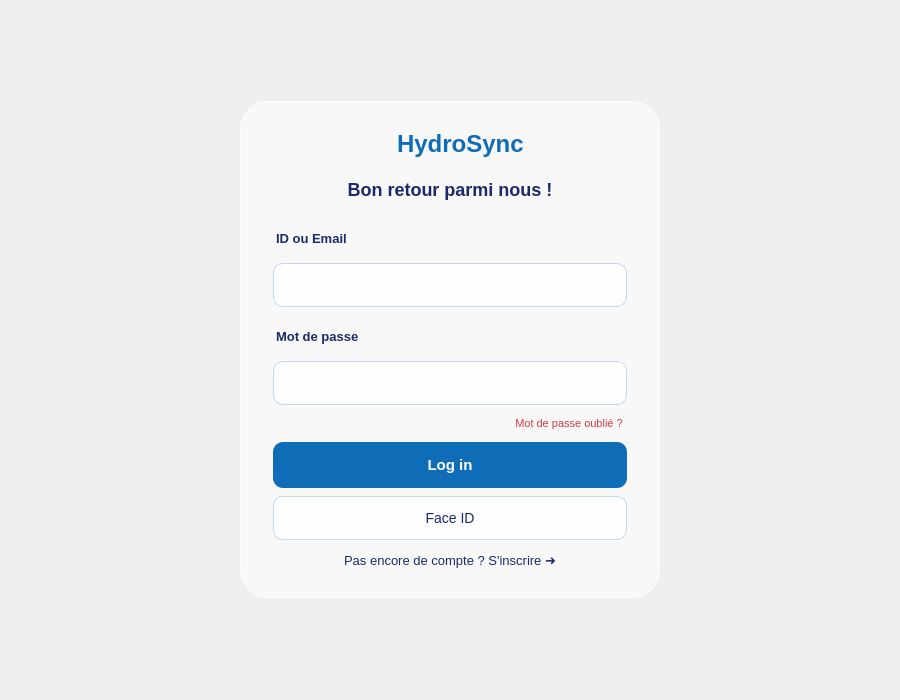
<?xml version="1.0" encoding="UTF-8"?>
<ui version="4.0">
 <class>Login</class>
 <widget class="QMainWindow" name="Login">
  <property name="geometry">
   <rect>
    <x>0</x>
    <y>0</y>
    <width>900</width>
    <height>700</height>
   </rect>
  </property>
  <property name="minimumSize">
   <size>
    <width>520</width>
    <height>700</height>
   </size>
  </property>
  <property name="windowTitle">
   <string>HydroSync</string>
  </property>
  <widget class="QWidget" name="centralwidget">
   <layout class="QGridLayout" name="gridLayoutCentralLogin">
    <property name="leftMargin">
     <number>0</number>
    </property>
    <property name="topMargin">
     <number>0</number>
    </property>
    <property name="rightMargin">
     <number>0</number>
    </property>
    <property name="bottomMargin">
     <number>0</number>
    </property>
    <item row="0" column="0">
     <widget class="LoginFondWidget" name="containerLogin">
      <property name="styleSheet">
       <string notr="true">
/* ===== Carte glassmorphism ===== */
#carteLogin {
    background-color: rgba(255, 255, 255, 150);
    border: 1px solid rgba(255, 255, 255, 200);
    border-radius: 28px;
}
#SWLogin, #PLoginConnexion, #PLoginInscription {
    background: transparent;
}

/* ===== Textes ===== */
QLabel {
    background: transparent;
    color: #1B2A6B;
    font-family: "Inter", "Segoe UI", sans-serif;
    font-size: 13px;
}
#lblTitreLogin { color: #0F6CB6; font-size: 24px; font-weight: bold; }
#lblBienvenueConnexionLogin, #lblBienvenueInscriptionLogin {
    font-size: 18px; font-weight: 600; margin-bottom: 4px;
}
#lblIdConnexionLogin, #lblMdpConnexionLogin,
#lblIdInscriptionLogin, #lblMdpInscriptionLogin, #lblConfirmationInscriptionLogin {
    font-weight: bold; margin-top: 4px;
}

/* ===== Champs de saisie ===== */
QLineEdit {
    background-color: rgba(255, 255, 255, 235);
    border: 1px solid rgba(15, 108, 182, 60);
    border-radius: 10px;
    padding: 4px 10px;
    color: #1B2A6B;
    font-size: 14px;
}
QLineEdit:hover { border: 1px solid rgba(15, 108, 182, 150); }
QLineEdit:focus { border: 2px solid #0F6CB6; }

/* ===== Boutons principaux (Log in / S'inscrire) ===== */
QPushButton#btnConnexionLogin, QPushButton#btnInscriptionLogin {
    background-color: #0F6CB6;
    color: white;
    border: none;
    border-radius: 10px;
    font-size: 15px;
    font-weight: bold;
}
QPushButton#btnConnexionLogin:hover, QPushButton#btnInscriptionLogin:hover {
    background-color: #1380D6;
}
QPushButton#btnConnexionLogin:pressed, QPushButton#btnInscriptionLogin:pressed {
    background-color: #0B5590;
}

/* ===== Boutons Face ID ===== */
QPushButton#btnFaceIdConnexionLogin, QPushButton#btnFaceIdInscriptionLogin {
    background-color: rgba(255, 255, 255, 235);
    color: #1B2A6B;
    border: 1px solid rgba(15, 108, 182, 60);
    border-radius: 10px;
    font-size: 14px;
}
QPushButton#btnFaceIdConnexionLogin:hover, QPushButton#btnFaceIdInscriptionLogin:hover {
    background-color: white;
}

/* ===== Liens (changer de page, mot de passe oublié) ===== */
QPushButton#btnVersInscriptionLogin, QPushButton#btnVersConnexionLogin,
QPushButton#btnMdpOublieLogin {
    background: transparent;
    border: none;
    color: #1B2A6B;
    font-size: 13px;
    padding: 4px;
}
QPushButton#btnVersInscriptionLogin:hover, QPushButton#btnVersConnexionLogin:hover {
    color: #0F6CB6;
    text-decoration: underline;
}
QPushButton#btnMdpOublieLogin { color: #D23B3B; font-size: 11px; }
QPushButton#btnMdpOublieLogin:hover { color: #A82020; }
</string>
      </property>
      <layout class="QGridLayout" name="gridLayoutContainerLogin">
       <item row="0" column="0" alignment="Qt::AlignCenter">
        <widget class="QFrame" name="carteLogin">
         <property name="minimumSize">
          <size>
           <width>420</width>
           <height>0</height>
          </size>
         </property>
         <property name="maximumSize">
          <size>
           <width>420</width>
           <height>16777215</height>
          </size>
         </property>
         <layout class="QVBoxLayout" name="verticalLayoutCarteLogin">
          <property name="spacing">
           <number>14</number>
          </property>
          <property name="leftMargin">
           <number>32</number>
          </property>
          <property name="topMargin">
           <number>28</number>
          </property>
          <property name="rightMargin">
           <number>32</number>
          </property>
          <property name="bottomMargin">
           <number>24</number>
          </property>
          <item>
           <widget class="QWidget" name="widgetEnteteLogin">
            <layout class="QHBoxLayout" name="horizontalLayoutEnteteLogin">
             <property name="spacing">
              <number>12</number>
             </property>
             <property name="leftMargin">
              <number>0</number>
             </property>
             <property name="topMargin">
              <number>0</number>
             </property>
             <property name="rightMargin">
              <number>0</number>
             </property>
             <property name="bottomMargin">
              <number>0</number>
             </property>
             <item>
              <spacer name="horizontalSpacerGaucheEnteteLogin">
               <property name="orientation">
                <enum>Qt::Horizontal</enum>
               </property>
               <property name="sizeHint" stdset="0">
                <size>
                 <width>40</width>
                 <height>20</height>
                </size>
               </property>
              </spacer>
             </item>
             <item>
              <widget class="QLabel" name="lblLogoLogin">
              </widget>
             </item>
             <item>
              <widget class="QLabel" name="lblTitreLogin">
               <property name="text">
                <string>HydroSync</string>
               </property>
              </widget>
             </item>
             <item>
              <spacer name="horizontalSpacerDroitEnteteLogin">
               <property name="orientation">
                <enum>Qt::Horizontal</enum>
               </property>
               <property name="sizeHint" stdset="0">
                <size>
                 <width>40</width>
                 <height>20</height>
                </size>
               </property>
              </spacer>
             </item>
            </layout>
           </widget>
          </item>
          <item>
           <widget class="QStackedWidget" name="SWLogin">
            <property name="currentIndex">
             <number>0</number>
            </property>
            <widget class="QWidget" name="PLoginConnexion">
             <layout class="QVBoxLayout" name="verticalLayoutConnexionLogin">
              <property name="spacing">
               <number>8</number>
              </property>
              <property name="leftMargin">
               <number>0</number>
              </property>
              <property name="topMargin">
               <number>0</number>
              </property>
              <property name="rightMargin">
               <number>0</number>
              </property>
              <property name="bottomMargin">
               <number>0</number>
              </property>
              <item>
               <widget class="QLabel" name="lblBienvenueConnexionLogin">
                <property name="text">
                 <string>Bon retour parmi nous !</string>
                </property>
                <property name="alignment">
                 <set>Qt::AlignCenter</set>
                </property>
               </widget>
              </item>
              <item>
               <widget class="QLabel" name="lblIdConnexionLogin">
                <property name="text">
                 <string>ID ou Email</string>
                </property>
               </widget>
              </item>
              <item>
               <widget class="QLineEdit" name="txtIdConnexionLogin">
                <property name="minimumSize">
                 <size>
                  <width>0</width>
                  <height>44</height>
                 </size>
                </property>
               </widget>
              </item>
              <item>
               <widget class="QLabel" name="lblMdpConnexionLogin">
                <property name="text">
                 <string>Mot de passe</string>
                </property>
               </widget>
              </item>
              <item>
               <widget class="QLineEdit" name="txtMdpConnexionLogin">
                <property name="minimumSize">
                 <size>
                  <width>0</width>
                  <height>44</height>
                 </size>
                </property>
                <property name="echoMode">
                 <enum>QLineEdit::Password</enum>
                </property>
               </widget>
              </item>
              <item>
               <layout class="QHBoxLayout" name="horizontalLayoutMdpOublieLogin">
                <item>
                 <spacer name="horizontalSpacerMdpOublieLogin">
                  <property name="orientation">
                   <enum>Qt::Horizontal</enum>
                  </property>
                  <property name="sizeHint" stdset="0">
                   <size>
                    <width>40</width>
                    <height>20</height>
                   </size>
                  </property>
                 </spacer>
                </item>
                <item>
                 <widget class="QPushButton" name="btnMdpOublieLogin">
                  <property name="cursor">
                   <cursorShape>PointingHandCursor</cursorShape>
                  </property>
                  <property name="text">
                   <string>Mot de passe oublié ?</string>
                  </property>
                  <property name="flat">
                   <bool>true</bool>
                  </property>
                 </widget>
                </item>
               </layout>
              </item>
              <item>
               <widget class="QPushButton" name="btnConnexionLogin">
                <property name="cursor">
                 <cursorShape>PointingHandCursor</cursorShape>
                </property>
                <property name="text">
                 <string>Log in</string>
                </property>
                <property name="minimumSize">
                 <size>
                  <width>0</width>
                  <height>46</height>
                 </size>
                </property>
               </widget>
              </item>
              <item>
               <widget class="QPushButton" name="btnFaceIdConnexionLogin">
                <property name="cursor">
                 <cursorShape>PointingHandCursor</cursorShape>
                </property>
                <property name="text">
                 <string>Face ID</string>
                </property>
                <property name="minimumSize">
                 <size>
                  <width>0</width>
                  <height>44</height>
                 </size>
                </property>
               </widget>
              </item>
              <item>
               <widget class="QPushButton" name="btnVersInscriptionLogin">
                <property name="cursor">
                 <cursorShape>PointingHandCursor</cursorShape>
                </property>
                <property name="text">
                 <string>Pas encore de compte ? S'inscrire ➜</string>
                </property>
                <property name="flat">
                 <bool>true</bool>
                </property>
               </widget>
              </item>
             </layout>
            </widget>
            <widget class="QWidget" name="PLoginInscription">
             <layout class="QVBoxLayout" name="verticalLayoutInscriptionLogin">
              <property name="spacing">
               <number>8</number>
              </property>
              <property name="leftMargin">
               <number>0</number>
              </property>
              <property name="topMargin">
               <number>0</number>
              </property>
              <property name="rightMargin">
               <number>0</number>
              </property>
              <property name="bottomMargin">
               <number>0</number>
              </property>
              <item>
               <widget class="QLabel" name="lblBienvenueInscriptionLogin">
                <property name="text">
                 <string>Rejoignez l'équipe</string>
                </property>
                <property name="alignment">
                 <set>Qt::AlignCenter</set>
                </property>
               </widget>
              </item>
              <item>
               <widget class="QLabel" name="lblIdInscriptionLogin">
                <property name="text">
                 <string>ID ou Email</string>
                </property>
               </widget>
              </item>
              <item>
               <widget class="QLineEdit" name="txtIdInscriptionLogin">
                <property name="minimumSize">
                 <size>
                  <width>0</width>
                  <height>44</height>
                 </size>
                </property>
               </widget>
              </item>
              <item>
               <widget class="QLabel" name="lblMdpInscriptionLogin">
                <property name="text">
                 <string>Mot de passe</string>
                </property>
               </widget>
              </item>
              <item>
               <widget class="QLineEdit" name="txtMdpInscriptionLogin">
                <property name="minimumSize">
                 <size>
                  <width>0</width>
                  <height>44</height>
                 </size>
                </property>
                <property name="echoMode">
                 <enum>QLineEdit::Password</enum>
                </property>
               </widget>
              </item>
              <item>
               <widget class="QLabel" name="lblConfirmationInscriptionLogin">
                <property name="text">
                 <string>Vérifier mot de passe</string>
                </property>
               </widget>
              </item>
              <item>
               <widget class="QLineEdit" name="txtConfirmationInscriptionLogin">
                <property name="minimumSize">
                 <size>
                  <width>0</width>
                  <height>44</height>
                 </size>
                </property>
                <property name="echoMode">
                 <enum>QLineEdit::Password</enum>
                </property>
               </widget>
              </item>
              <item>
               <widget class="QPushButton" name="btnInscriptionLogin">
                <property name="cursor">
                 <cursorShape>PointingHandCursor</cursorShape>
                </property>
                <property name="text">
                 <string>S'inscrire</string>
                </property>
                <property name="minimumSize">
                 <size>
                  <width>0</width>
                  <height>46</height>
                 </size>
                </property>
               </widget>
              </item>
              <item>
               <widget class="QPushButton" name="btnFaceIdInscriptionLogin">
                <property name="cursor">
                 <cursorShape>PointingHandCursor</cursorShape>
                </property>
                <property name="text">
                 <string>Face ID</string>
                </property>
                <property name="minimumSize">
                 <size>
                  <width>0</width>
                  <height>44</height>
                 </size>
                </property>
               </widget>
              </item>
              <item>
               <widget class="QPushButton" name="btnVersConnexionLogin">
                <property name="cursor">
                 <cursorShape>PointingHandCursor</cursorShape>
                </property>
                <property name="text">
                 <string>Déjà un compte ? Se connecter ➜</string>
                </property>
                <property name="flat">
                 <bool>true</bool>
                </property>
               </widget>
              </item>
             </layout>
            </widget>
           </widget>
          </item>
         </layout>
        </widget>
       </item>
      </layout>
     </widget>
    </item>
   </layout>
  </widget>
 </widget>
 <customwidgets>
  <customwidget>
   <class>LoginFondWidget</class>
   <extends>QWidget</extends>
   <header>loginfondwidget.h</header>
   <container>1</container>
  </customwidget>
 </customwidgets>
 <resources/>
 <connections/>
</ui>
